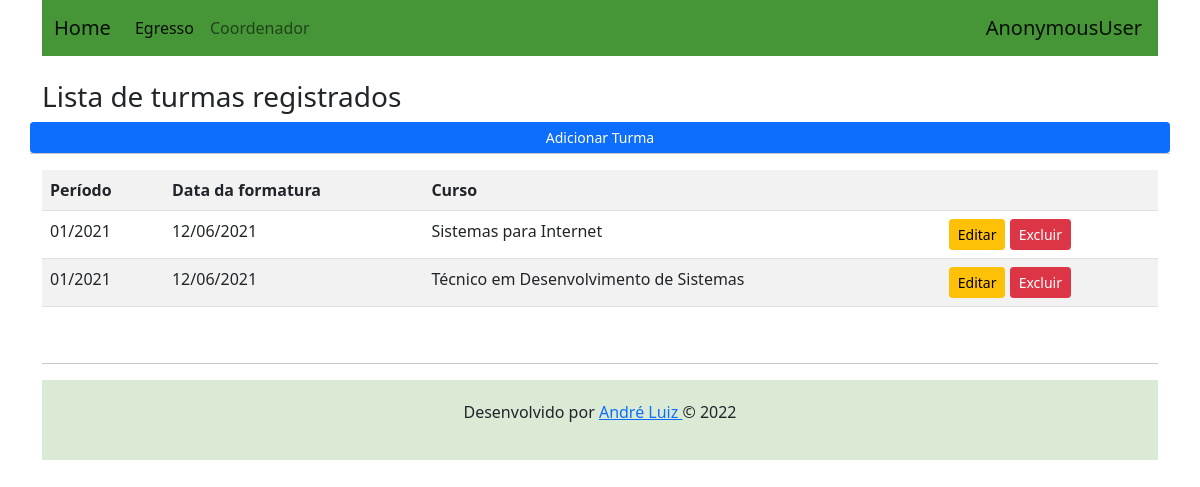
The app's page /listar/turmas/ with its own data.
### cadastros/models.py (models this page shows, shortened)
class Turma(models.Model):
    periodo = models.CharField(max_length=255, verbose_name='Período', null=False)
    data_formatura = models.CharField(max_length=255, null=False)
    foto = models.CharField(max_length=255, null=False)
    curso = models.ForeignKey(Curso, on_delete=models.CASCADE)

class Curso(models.Model):
    NIVEL_CHOICES = (
        ('Superior', 'Superior (Bacharelado / Licenciatura)'),
        ('Superior', 'Superior (Tecnologia)'),
        ('Tecnico', 'Técnico (Integrado)'),
        ('Tecnico', 'Técnico(Subsequente)'),
    )
    nome = models.CharField(max_length=255, null=False)
    nivel = models.CharField(max_length=255, verbose_name='nível', choices=NIVEL_CHOICES, null=False)
    campus = models.CharField(max_length=255, null=False)
    def __str__(self):
        return self.nome

### cadastros/views.py (the view)
# urls.py: path('listar/turmas/', TurmaLista.as_view(), name='listar_turma'),
class TurmaLista(ListView):
    models = Turma
    template_name = 'cadastros/listas/turmas.html'
    queryset = Turma.objects.all()
    context_object_name = 'listarturmas'

### cadastros/templates/cadastros/listas/turmas.html
{% extends 'base.html' %}
{% load static %}
{% block body %}
<h3>Lista de turmas registrados</h3>
<a href="{% url 'criar_turma' %}" class="btn btn-primary btn-sm">Adicionar Turma</a>
<hr>
<div class="table-responsive">
    <table class="table table-striped">
        <tr>
            <th>Período</th>
            <th>Data da formatura</th>
            <th>Curso</th>
            <th> </th>
        </tr>
        {% for turma in listarturmas %}
        <tr>
            <td>{{ turma.periodo }}</td>
            <td>{{ turma.data_formatura }}</td>
            <td>{{ turma.curso }}</td>
            <td>
                <a href="{% url 'editar_turma' turma.pk %}" class="btn btn-warning btn-sm"> Editar </a>
                <a href="{% url 'excluir_turma' turma.pk %}" class="btn btn-danger btn-sm"> Excluir </a>
            </td>
        </tr>
        {% endfor %}
    </table>
</div>
{% endblock %}

### records on screen
Turma: periodo "01/2021", data_formatura "12/06/2021", curso "Sistemas para Internet"
Turma: periodo "01/2021", data_formatura "12/06/2021", curso "Técnico em Desenvolvimento de Sistemas"

### other values on screen
{{ request.user }} "AnonymousUser"
